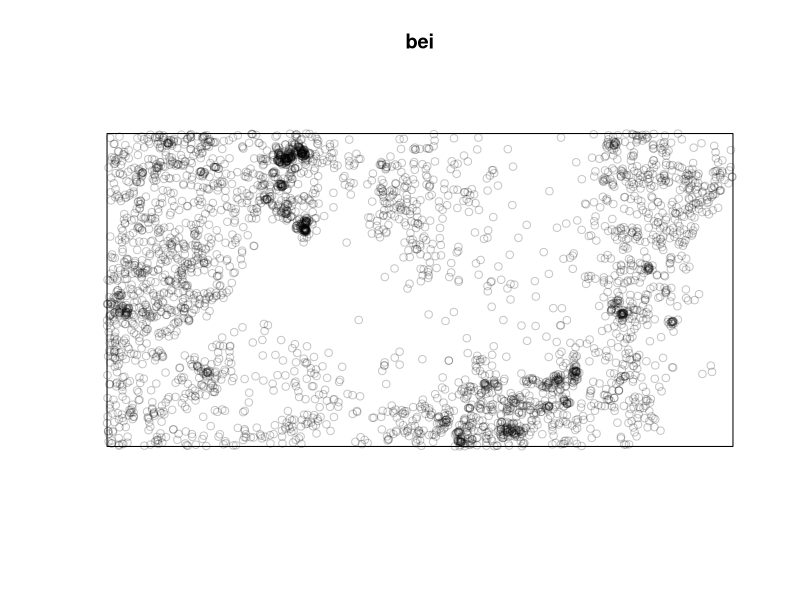
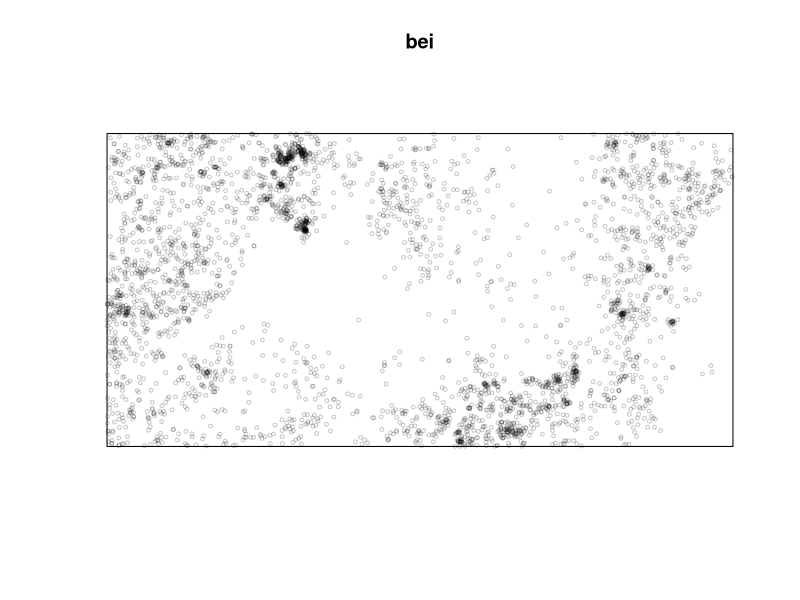
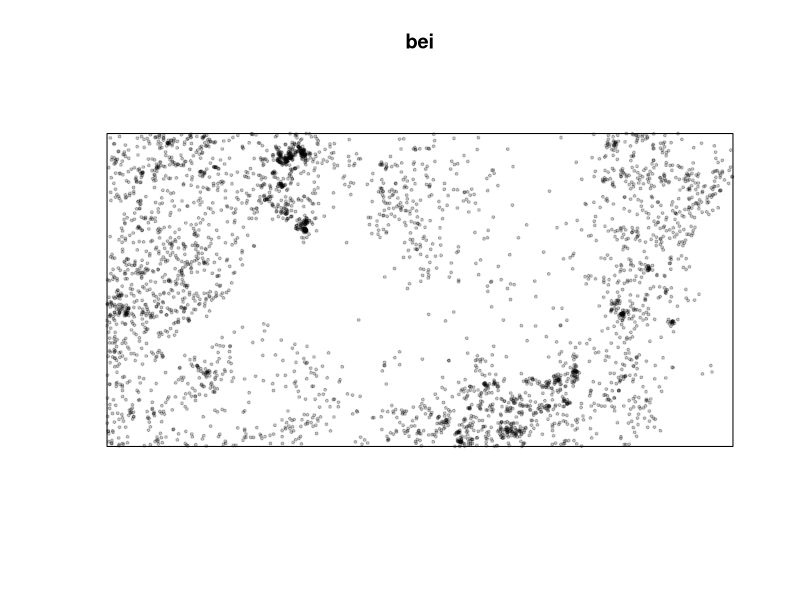
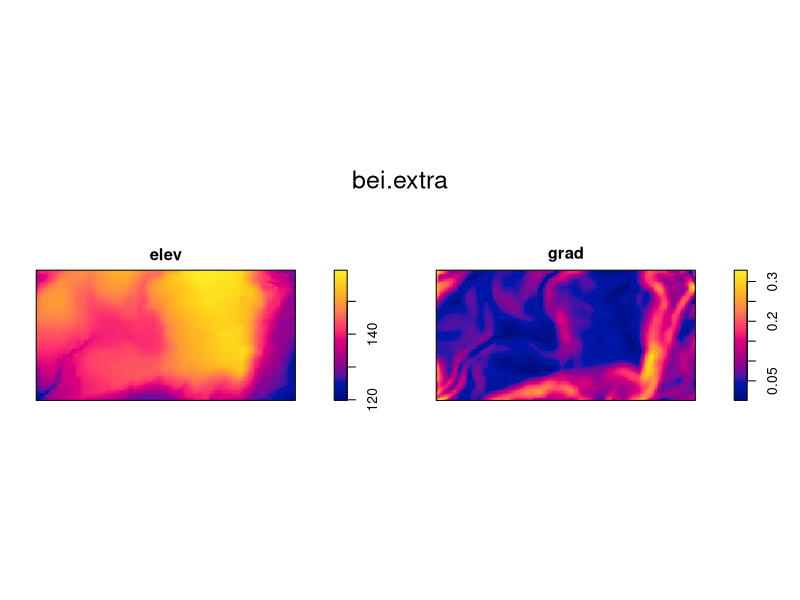
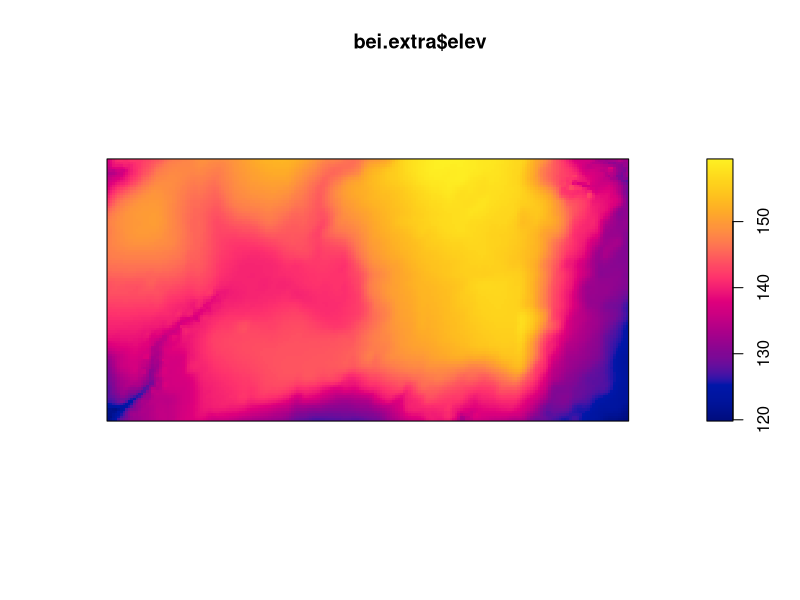
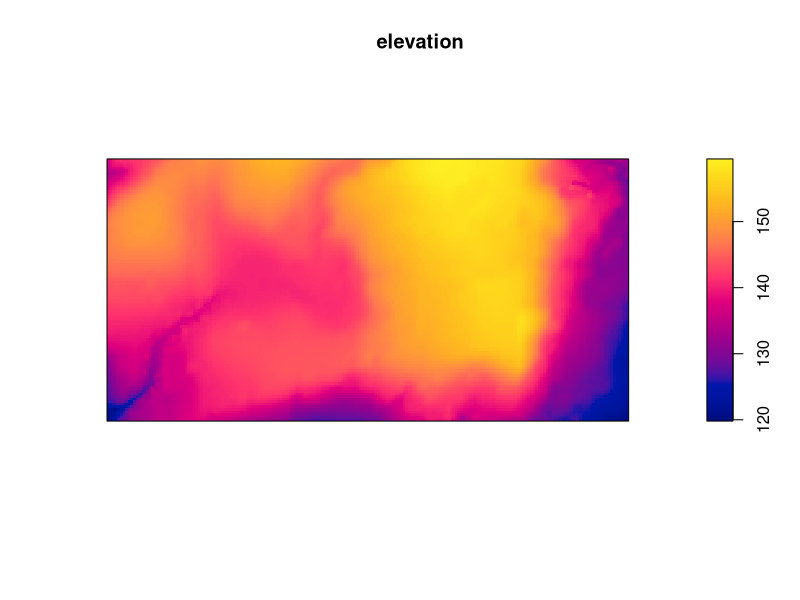
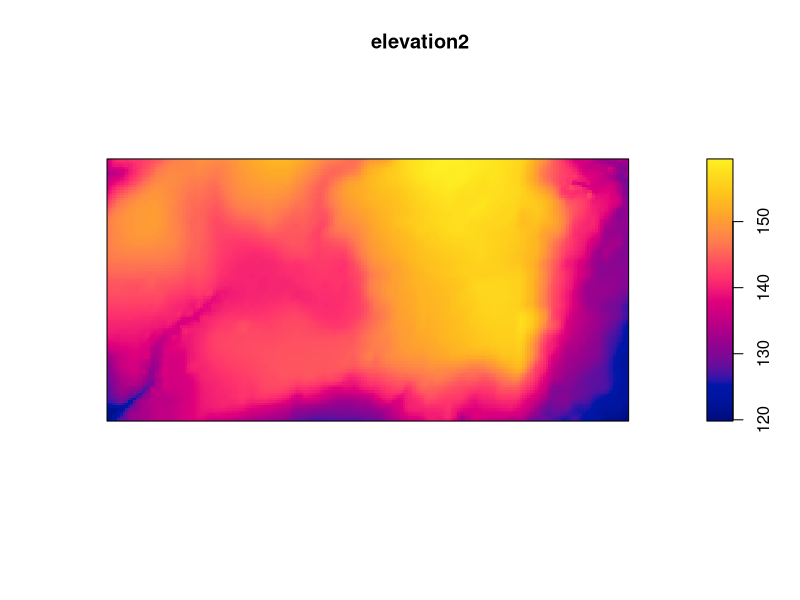
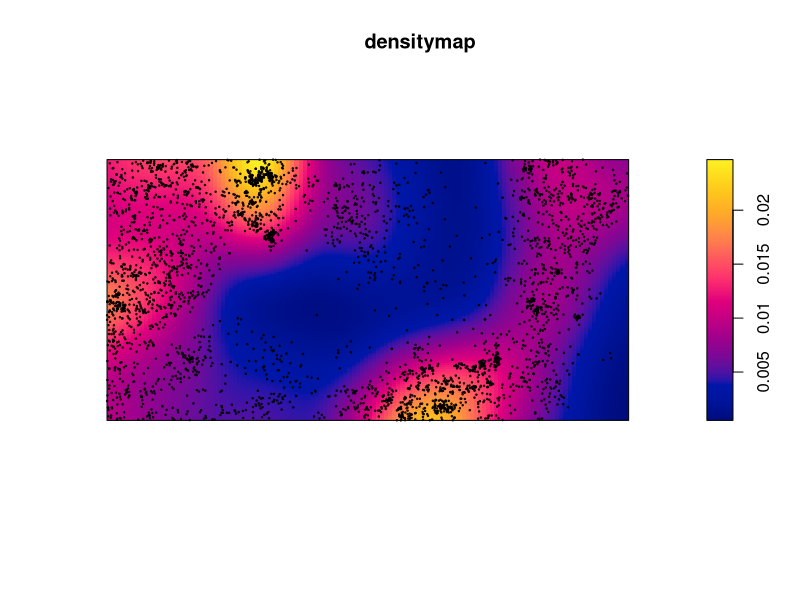

Write the R code that produced these figures, in order. (Note: this script raises an error after producing the figures.)
# Code reated to population ecology

# a package is needed for point pattern analyses 
install.packages ("spatstat") # to install packages external from R, "" are needed when typing something external from R
library (spatstat) # to check if the package has been installed and to use it

# let's use bei data
# data description:
# HTTP://CRAN.R-project.org

bei

# to plot bei data
plot (bei)

# to change character dimensions
plot (bei, cex=0.5)

# to change symbol 
plot (bei, cex = 0.4, pch = 19)

# additional dataset
bei.extra
plot (bei.extra)

# let's use only a part of the dataset: elevation
plot (bei.extra$elev)

# to assign bei.extra$elev to a new object
elevation <- bei.extra$elev
plot (elevation)

# second method to select elements
elevation2 <- bei.extra[[1]]
plot (elevation2)

# passing from points to a continuous surface
densitymap <- density(bei)
densitymap
plot (densitymap)

# to put points on the image
points (bei, cex=0.2)

# to change the color palette 
cl <- colorRampPalette(c("black", "red", "orange", "yellow"))(100)
plot (densitymap, col=cl)

# to visualize only 4 colors
cl <- colorRampPalette(c("black", "red", "orange", "yellow"))(4)
plot (densitymap, col=cl)

# multiframe
plot (bei.extra)
elevation <- bei.extra[[1]]
plot (elevation)
par(mfrow=c(1,2))
plot(densitymap)
plot(elev)
